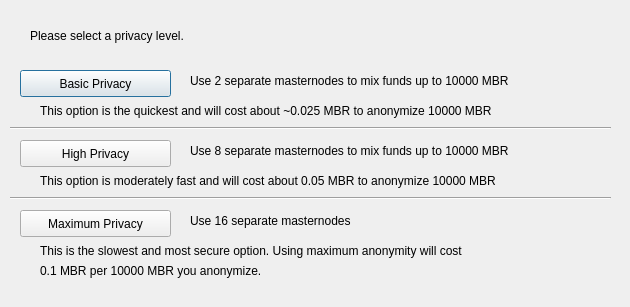
<?xml version="1.0" encoding="UTF-8"?>
<ui version="4.0">
 <class>ObfuscationConfig</class>
 <widget class="QDialog" name="ObfuscationConfig">
  <property name="geometry">
   <rect>
    <x>0</x>
    <y>0</y>
    <width>630</width>
    <height>307</height>
   </rect>
  </property>
  <property name="windowTitle">
   <string>Configure Obfuscation</string>
  </property>
  <widget class="QPushButton" name="buttonBasic">
   <property name="geometry">
    <rect>
     <x>20</x>
     <y>70</y>
     <width>151</width>
     <height>27</height>
    </rect>
   </property>
   <property name="text">
    <string>Basic Privacy</string>
   </property>
  </widget>
  <widget class="QPushButton" name="buttonHigh">
   <property name="geometry">
    <rect>
     <x>20</x>
     <y>140</y>
     <width>151</width>
     <height>27</height>
    </rect>
   </property>
   <property name="text">
    <string>High Privacy</string>
   </property>
  </widget>
  <widget class="QPushButton" name="buttonMax">
   <property name="geometry">
    <rect>
     <x>20</x>
     <y>210</y>
     <width>151</width>
     <height>27</height>
    </rect>
   </property>
   <property name="text">
    <string>Maximum Privacy</string>
   </property>
  </widget>
  <widget class="QLabel" name="label">
   <property name="geometry">
    <rect>
     <x>30</x>
     <y>20</y>
     <width>571</width>
     <height>31</height>
    </rect>
   </property>
   <property name="text">
    <string>Please select a privacy level.</string>
   </property>
  </widget>
  <widget class="QLabel" name="label_2">
   <property name="geometry">
    <rect>
     <x>190</x>
     <y>70</y>
     <width>421</width>
     <height>21</height>
    </rect>
   </property>
   <property name="text">
    <string>Use 2 separate masternodes to mix funds up to 10000 MBR</string>
   </property>
  </widget>
  <widget class="QLabel" name="label_3">
   <property name="geometry">
    <rect>
     <x>190</x>
     <y>140</y>
     <width>411</width>
     <height>21</height>
    </rect>
   </property>
   <property name="text">
    <string>Use 8 separate masternodes to mix funds up to 10000 MBR</string>
   </property>
  </widget>
  <widget class="QLabel" name="label_4">
   <property name="geometry">
    <rect>
     <x>190</x>
     <y>210</y>
     <width>421</width>
     <height>21</height>
    </rect>
   </property>
   <property name="text">
    <string>Use 16 separate masternodes</string>
   </property>
  </widget>
  <widget class="QLabel" name="label_6">
   <property name="geometry">
    <rect>
     <x>40</x>
     <y>100</y>
     <width>561</width>
     <height>21</height>
    </rect>
   </property>
   <property name="text">
    <string>This option is the quickest and will cost about ~0.025 MBR to anonymize 10000 MBR</string>
   </property>
  </widget>
  <widget class="QLabel" name="label_7">
   <property name="geometry">
    <rect>
     <x>40</x>
     <y>170</y>
     <width>561</width>
     <height>21</height>
    </rect>
   </property>
   <property name="text">
    <string>This option is moderately fast and will cost about 0.05 MBR to anonymize 10000 MBR</string>
   </property>
  </widget>
  <widget class="QLabel" name="label_8">
   <property name="geometry">
    <rect>
     <x>40</x>
     <y>240</y>
     <width>561</width>
     <height>21</height>
    </rect>
   </property>
   <property name="text">
    <string>This is the slowest and most secure option. Using maximum anonymity will cost</string>
   </property>
  </widget>
  <widget class="QLabel" name="label_9">
   <property name="geometry">
    <rect>
     <x>40</x>
     <y>260</y>
     <width>561</width>
     <height>21</height>
    </rect>
   </property>
   <property name="text">
    <string>0.1 MBR per 10000 MBR you anonymize.</string>
   </property>
  </widget>
  <widget class="Line" name="line">
   <property name="geometry">
    <rect>
     <x>10</x>
     <y>120</y>
     <width>601</width>
     <height>16</height>
    </rect>
   </property>
   <property name="orientation">
    <enum>Qt::Horizontal</enum>
   </property>
  </widget>
  <widget class="Line" name="line_2">
   <property name="geometry">
    <rect>
     <x>10</x>
     <y>190</y>
     <width>601</width>
     <height>16</height>
    </rect>
   </property>
   <property name="orientation">
    <enum>Qt::Horizontal</enum>
   </property>
  </widget>
 </widget>
 <resources/>
 <connections/>
</ui>
